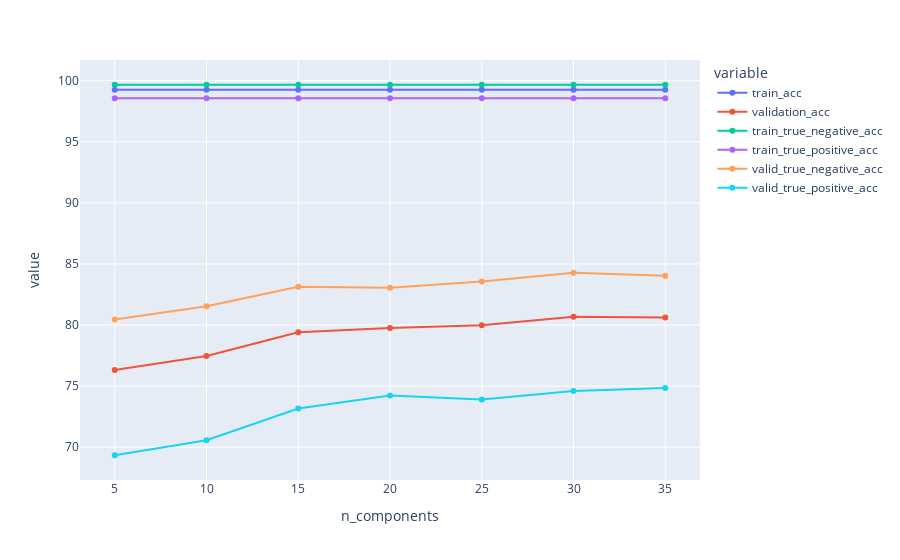

The notebook cell this image was saved under:
### Code cell
px.line(
    x='n_components', 
    y=[
        'n_components', 
        'train_acc', 
        'validation_acc', 
        'train_true_negative_acc', 
        'train_true_positive_acc', 
        'valid_true_negative_acc',
        'valid_true_positive_acc'
    ], 
    data_frame=stats_df, 
    markers=True
)

### Figure 1 — Plotly figure (JSON) as saved in the notebook; plotly's stock layout.template omitted (floating-point values rounded to 4 significant figures)
{"data": [{"hovertemplate": "variable=train_acc<br>n_components=%{x}<br>value=%{y}<extra></extra>", "legendgroup": "train_acc", "line": {"color": "#636efa", "dash": "solid"}, "marker": {"symbol": "circle"}, "mode": "lines+markers", "name": "train_acc", "orientation": "v", "showlegend": true, "type": "scatter", "x": [5, 10, 15, 20, 25, 30, 35], "xaxis": "x", "y": [99.26, 99.26, 99.26, 99.26, 99.26, 99.26, 99.26], "yaxis": "y"}, {"hovertemplate": "variable=validation_acc<br>n_components=%{x}<br>value=%{y}<extra></extra>", "legendgroup": "validation_acc", "line": {"color": "#EF553B", "dash": "solid"}, "marker": {"symbol": "circle"}, "mode": "lines+markers", "name": "validation_acc", "orientation": "v", "showlegend": true, "type": "scatter", "x": [5, 10, 15, 20, 25, 30, 35], "xaxis": "x", "y": [76.31, 77.46, 79.42, 79.76, 79.98, 80.68, 80.61], "yaxis": "y"}, {"hovertemplate": "variable=train_true_negative_acc<br>n_components=%{x}<br>value=%{y}<extra></extra>", "legendgroup": "train_true_negative_acc", "line": {"color": "#00cc96", "dash": "solid"}, "marker": {"symbol": "circle"}, "mode": "lines+markers", "name": "train_true_negative_acc", "orientation": "v", "showlegend": true, "type": "scatter", "x": [5, 10, 15, 20, 25, 30, 35], "xaxis": "x", "y": [99.67, 99.67, 99.67, 99.67, 99.67, 99.67, 99.67], "yaxis": "y"}, {"hovertemplate": "variable=train_true_positive_acc<br>n_components=%{x}<br>value=%{y}<extra></extra>", "legendgroup": "train_true_positive_acc", "line": {"color": "#ab63fa", "dash": "solid"}, "marker": {"symbol": "circle"}, "mode": "lines+markers", "name": "train_true_positive_acc", "orientation": "v", "showlegend": true, "type": "scatter", "x": [5, 10, 15, 20, 25, 30, 35], "xaxis": "x", "y": [98.56, 98.56, 98.56, 98.56, 98.56, 98.56, 98.56], "yaxis": "y"}, {"hovertemplate": "variable=valid_true_negative_acc<br>n_components=%{x}<br>value=%{y}<extra></extra>", "legendgroup": "valid_true_negative_acc", "line": {"color": "#FFA15A", "dash": "solid"}, "marker": {"symbol": "circle"}, "mode": "lines+markers", "name": "valid_true_negative_acc", "orientation": "v", "showlegend": true, "type": "scatter", "x": [5, 10, 15, 20, 25, 30, 35], "xaxis": "x", "y": [80.44, 81.54, 83.12, 83.05, 83.57, 84.29, 84.03], "yaxis": "y"}, {"hovertemplate": "variable=valid_true_positive_acc<br>n_components=%{x}<br>value=%{y}<extra></extra>", "legendgroup": "valid_true_positive_acc", "line": {"color": "#19d3f3", "dash": "solid"}, "marker": {"symbol": "circle"}, "mode": "lines+markers", "name": "valid_true_positive_acc", "orientation": "v", "showlegend": true, "type": "scatter", "x": [5, 10, 15, 20, 25, 30, 35], "xaxis": "x", "y": [69.34, 70.57, 73.16, 74.22, 73.91, 74.59, 74.84], "yaxis": "y"}], "layout": {"autosize": true, "legend": {"title": {"text": "variable"}, "tracegroupgap": 0}, "margin": {"t": 60}, "xaxis": {"anchor": "y", "autorange": true, "domain": [0, 1], "range": [3.162, 36.84], "title": {"text": "n_components"}, "type": "linear"}, "yaxis": {"anchor": "x", "autorange": true, "domain": [0, 1], "range": [67.0, 102.0], "title": {"text": "value"}, "type": "linear"}}}
